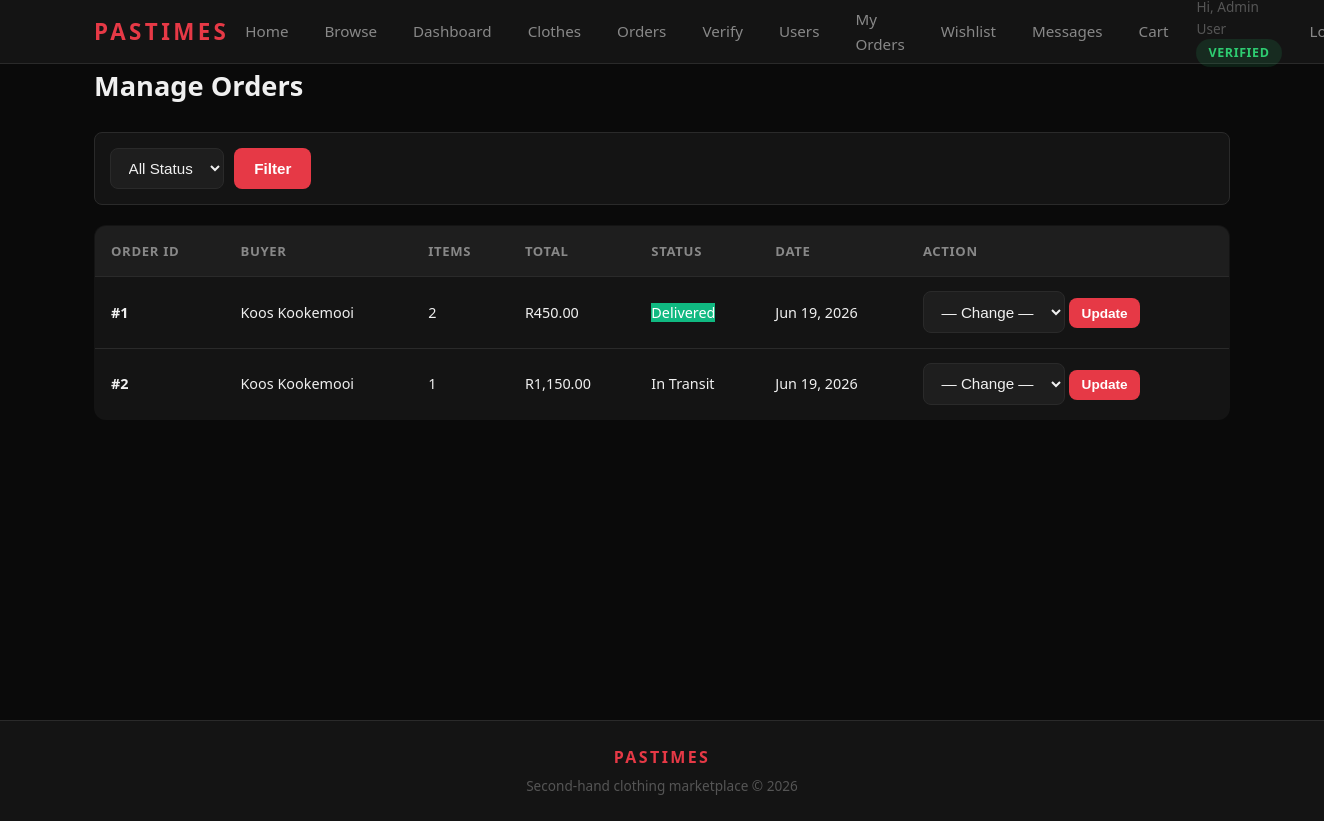
Page /admin/orders.php (signed in) on the committed database.
### tables this page shows
CREATE TABLE tblOrders (
    id               INT           AUTO_INCREMENT PRIMARY KEY,
    buyer_id         INT           NOT NULL,
    total            DECIMAL(10,2) NOT NULL,
    delivery_address TEXT          NOT NULL,
    status           ENUM('Pending','Packed','In Transit','Delivered') NOT NULL DEFAULT 'Pending',
    tracking_number  VARCHAR(100)  NULL,
    payment_method   ENUM('Credit Card','Debit Card') NULL,
    created_at       DATETIME      DEFAULT CURRENT_TIMESTAMP,
    FOREIGN KEY (buyer_id) REFERENCES tblUser(id) ON DELETE RESTRICT,
    INDEX idx_buyer  (buyer_id),
    INDEX idx_status (status)
);

CREATE TABLE tblUser (
    id                  INT          AUTO_INCREMENT PRIMARY KEY,
    name                VARCHAR(100) NOT NULL,
    email               VARCHAR(100) NOT NULL UNIQUE,
    password_hash       VARCHAR(255) NOT NULL,
    role                ENUM('buyer','seller','admin') NOT NULL DEFAULT 'buyer',
    is_verified         TINYINT(1)   NOT NULL DEFAULT 0,
    seller_request      ENUM('none','pending','approved','rejected') NOT NULL DEFAULT 'none',
    seller_request_note TEXT         NULL,
    created_at          DATETIME     DEFAULT CURRENT_TIMESTAMP,
    last_login          DATETIME     NULL,
    INDEX idx_email (email),
    INDEX idx_role  (role)
);

### admin/orders.php (the view, shortened to what this page needs)
<?php
require_once __DIR__ . '/../config/db.php';
require_once __DIR__ . '/../includes/functions.php';
$sql = "SELECT o.*, u.name AS buyer_name, u.email AS buyer_email,
               COUNT(oi.id) AS item_count
        FROM tblOrders o
        JOIN tblUser u ON o.buyer_id = u.id
        LEFT JOIN order_items oi ON o.id = oi.order_id
        WHERE 1=1";
$sql .= " GROUP BY o.id ORDER BY o.created_at DESC";
$stmt = mysqli_prepare($conn, $sql);
mysqli_stmt_execute($stmt);
$orders = mysqli_fetch_all(mysqli_stmt_get_result($stmt), MYSQLI_ASSOC);
require_once __DIR__ . '/../includes/header.php';
?>
<h1 class="page-title">Manage Orders</h1>
<div class="filter-bar">
    <form method="GET" action="" style="display:flex; gap:10px;">
        <select name="status" class="form-control">
            <option value="">All Status</option>
        </select>
        <button type="submit" class="btn btn-primary">Filter</button>
    </form>
</div>
<?php if (empty($orders)): ?>
    <div class="alert alert-info">No orders found.</div>
<?php else: ?>
    <div class="table-wrap">
        <table class="data-table">
            <thead>
                <tr>
                    <th>Order ID</th>
                    <th>Buyer</th>
                    <th>Items</th>
                    <th>Total</th>
                    <th>Status</th>
                    <th>Date</th>
                    <th>Action</th>
                </tr>
            </thead>
            <tbody>
                <?php foreach ($orders as $o): ?>
                    <tr>
                        <td><strong>#<?php echo $o['id']; ?></strong></td>
                        <td><?php echo h($o['buyer_name']); ?></td>
                        <td><?php echo (int)$o['item_count']; ?></td>
                        <td>R<?php echo number_format($o['total'], 2); ?></td>
                        <td><span class="badge status-<?php echo strtolower($o['status']); ?>"><?php echo h($o['status']); ?></span></td>
                        <td><?php echo date('M d, Y', strtotime($o['created_at'])); ?></td>
                        <td>
                            <form method="POST" style="display:inline;">
                                <select name="status" class="form-control" style="width:auto; display:inline-block;">
                                    <option value="<?php echo h($o['status']); ?>" selected>— Change —</option>
                                </select>
                                <button type="submit" class="btn btn-sm btn-primary">Update</button>
                            </form>
                        </td>
                    </tr>
                <?php endforeach; ?>
            </tbody>
        </table>
    </div>
<?php endif; ?>
<?php require_once __DIR__ . '/../includes/footer.php'; ?>

### assets/css/main.css (style rules this page uses)
:root { --bg: #0a0a0a; --surface: #141414; --surface-2: #1e1e1e; --border: #2a2a2a; --border-light: #333333; --primary: #e63946; --primary-hover:#c1121f; --primary-dim: rgba(230,57,70,0.15); --text: #f0f0f0; --text-muted: #888888; --text-faint: #555555; --success: #2ecc71; --success-bg: rgba(46,204,113,0.12); --danger: #e74c3c; --danger-bg: rgba(231,76,60,0.12); --warning: #f39c12; --warning-bg: rgba(243,156,18,0.12); --info: #3498db; --info-bg: rgba(52,152,219,0.12); --radius: 8px; --radius-lg: 12px; --header-h: 64px; }
*,*::before,*::after { box-sizing:border-box; margin:0; padding:0; }
html { scroll-behavior:smooth; }
body { font-family:'Segoe UI',system-ui,-apple-system,sans-serif; background:var(--bg); color:var(--text); line-height:1.6; font-size:15px; }
.btn { display:inline-block; padding:0.55rem 1.25rem; border-radius:var(--radius); font-size:0.95rem; font-weight:600; cursor:pointer; border:none; text-align:center; transition:background 0.2s, transform 0.15s, box-shadow 0.2s; line-height:1.4; text-decoration:none; }
.btn-primary { background:var(--primary); color:#fff; }
.btn-sm { padding:0.35rem 0.8rem; font-size:0.85rem; }
.form-control { width:100%; padding:0.65rem 0.85rem; background:var(--surface-2); border:1px solid var(--border); border-radius:var(--radius); color:var(--text); font-size:0.95rem; transition:border-color 0.2s; appearance:auto; }
.form-control::placeholder { color:var(--text-faint); }
.page-title { font-size:1.7rem; font-weight:700; margin-bottom:1.5rem; color:var(--text); }
.filter-bar { display:flex; flex-wrap:wrap; gap:0.75rem; align-items:center; padding:1rem; background:var(--surface); border:1px solid var(--border); border-radius:var(--radius-lg); margin-bottom:1.5rem; }
.filter-bar .form-control { width:auto; }
.data-table { width:100%; border-collapse:collapse; background:var(--surface); border-radius:var(--radius-lg); overflow:hidden; border:1px solid var(--border); }
.data-table th, .data-table td { padding:0.9rem 1rem; text-align:left; border-bottom:1px solid var(--border); font-size:0.9rem; }
.data-table th { background:var(--surface-2); font-weight:600; font-size:0.82rem; text-transform:uppercase; letter-spacing:0.05em; color:var(--text-muted); }
.data-table tr:last-child td { border-bottom:none; }
.table-wrap { overflow-x:auto; }
.status-delivered { background:var(--success-bg); color:var(--success); }

### admin/orders.php (style rules this page uses)
.filter-bar { background: var(--surface); border: 1px solid var(--border); border-radius: 8px; padding: 15px; margin-bottom: 20px; }
.badge.status-delivered { background: #10b981; color: white; }

### rows in the picture
tblorders: id "1", buyer.name "Koos Kookemooi", item_count "2", total "450.00", status "Delivered", created_at "Jun 19, 2026"
tblorders: id "2", buyer.name "Koos Kookemooi", item_count "1", total "1,150.00", status "In Transit", created_at "Jun 19, 2026"

### other values in the picture
$label "VERIFIED"
